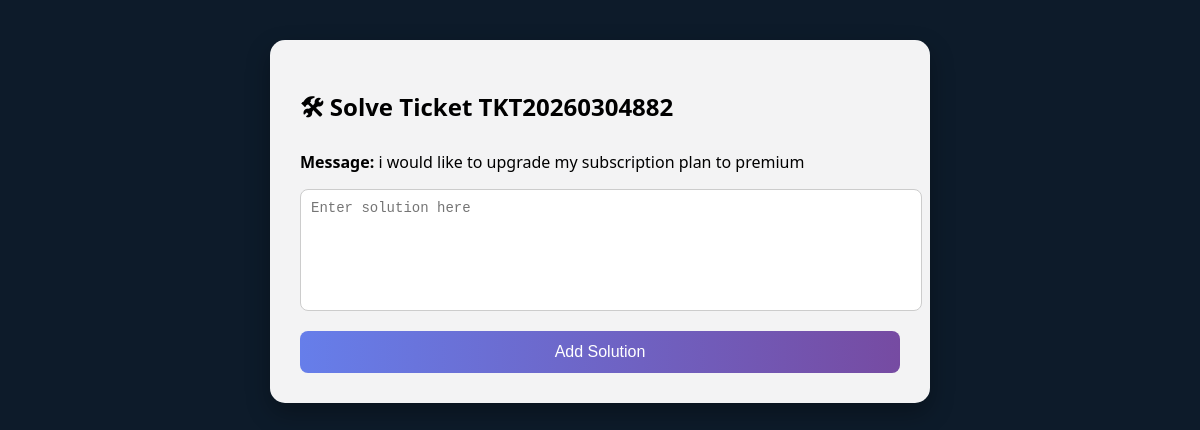
Screenshot of /solve/TKT20260304882 with the database file from the repository.
### tables this page shows
CREATE TABLE tickets
                 (ticket_id TEXT PRIMARY KEY, name TEXT, contact TEXT, 
                  ticket TEXT, category TEXT, date TEXT, priority TEXT, 
                  sentiment TEXT, solution TEXT);

### app.py (the view)
@app.route('/solve/<ticket_id>', methods=['GET', 'POST'])
def solve(ticket_id):
    conn = sqlite3.connect('tickets.db')
    c = conn.cursor()
    if request.method == 'POST':
        solution = request.form['solution']
        c.execute("UPDATE tickets SET solution=? WHERE ticket_id=?", (solution, ticket_id))
        conn.commit()
        conn.close()
        return "✅ Solution added successfully! <a href='/tickets'>Go back</a>"
    c.execute("SELECT * FROM tickets WHERE ticket_id=?", (ticket_id,))
    ticket = c.fetchone()
    conn.close()
    return render_template('solve.html', ticket=ticket)

### templates/solve.html (shortened to what this page needs)
<!DOCTYPE html>
<html>
<head>
    <link rel="stylesheet" href="{{ url_for('static', filename='style.css') }}">
</head>
<body>
<div class="container">
    <h2>🛠 Solve Ticket {{ ticket[0] }}</h2>
    <p><b>Message:</b> {{ ticket[3] }}</p>
    <form method="POST">
        <textarea name="solution" placeholder="Enter solution here" required></textarea>
        <button type="submit">Add Solution</button>
    </form>
</div>
</body>
</html>

### static/style.css (style rules this page uses)
body { margin: 0; padding: 0; font-family: 'Segoe UI', sans-serif; background: #0d1b2a; overflow-x: hidden; color: #fff; }
.container { width: 50%; margin: 40px auto; background: rgba(255,255,255,0.95); padding: 30px; border-radius: 15px; box-shadow: 0 10px 25px rgba(0,0,0,0.3); color: #000; position: relative; z-index: 1; }
input, textarea, select { width: 100%; padding: 10px; margin-bottom: 15px; border-radius: 8px; border: 1px solid #ccc; font-size: 14px; }
textarea { height: 100px; resize: none; }
button { padding: 12px; width: 100%; background: linear-gradient(to right, #667eea, #764ba2); color: white; border: none; border-radius: 8px; font-size: 16px; cursor: pointer; transition: 0.3s; }

### rows the page displays
tickets: ticket_id "TKT20260304882", ticket "i would like to upgrade my subscription plan to premium"
